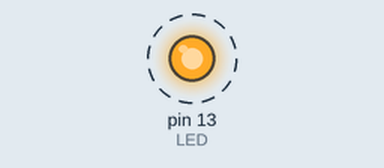
Recording of a sketch running on a simulated Arduino Uno, built with avr-gcc and run on an emulated ATmega328P. Shown: output pins drawn as LEDs (lit = HIGH). Dashed ring = blinking.

Above: at 0.2 s.
Timing chart, 0 to 3.0 s (numbered marks = the images above):
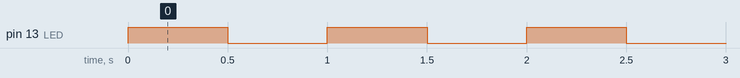

The sketch:

Ejercicio_3.ino
```cpp
#define LED 13

int lecturaLed;

void setup()
{
  Serial.begin(9600);
  pinMode(LED, OUTPUT);
}

void loop()
{
  digitalToggle(lecturaLed);
  delay(500);
}

void digitalToggle(int pin)
{
  lecturaLed = digitalRead(LED);

  if (lecturaLed == 1)
  {
    digitalWrite(LED, LOW);
  }
  else if (lecturaLed == 0)
  {
    digitalWrite(LED, HIGH);
  }
}
```

Measured:
- by itself, pin 13 (LED): alternates HIGH for 0.50 s and LOW for 0.50 s
